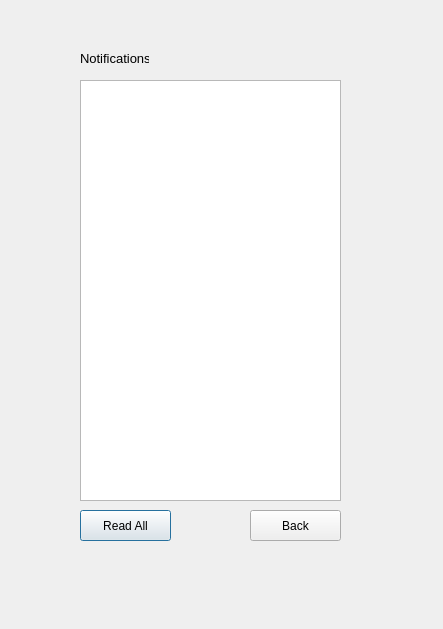
<?xml version="1.0" encoding="UTF-8"?>
<ui version="4.0">
 <class>Dialog_notif</class>
 <widget class="QDialog" name="Dialog_notif">
  <property name="geometry">
   <rect>
    <x>0</x>
    <y>0</y>
    <width>443</width>
    <height>629</height>
   </rect>
  </property>
  <property name="windowTitle">
   <string>Notification</string>
  </property>
  <widget class="QListWidget" name="listWidget_notifs">
   <property name="geometry">
    <rect>
     <x>80</x>
     <y>80</y>
     <width>261</width>
     <height>421</height>
    </rect>
   </property>
  </widget>
  <widget class="QLabel" name="label">
   <property name="geometry">
    <rect>
     <x>80</x>
     <y>50</y>
     <width>69</width>
     <height>16</height>
    </rect>
   </property>
   <property name="font">
    <font>
     <pointsize>10</pointsize>
    </font>
   </property>
   <property name="text">
    <string>Notifications</string>
   </property>
  </widget>
  <widget class="QPushButton" name="pushButton_readAll">
   <property name="geometry">
    <rect>
     <x>80</x>
     <y>510</y>
     <width>91</width>
     <height>31</height>
    </rect>
   </property>
   <property name="text">
    <string>Read All</string>
   </property>
  </widget>
  <widget class="QPushButton" name="pushButton_back">
   <property name="geometry">
    <rect>
     <x>250</x>
     <y>510</y>
     <width>91</width>
     <height>31</height>
    </rect>
   </property>
   <property name="text">
    <string>Back</string>
   </property>
  </widget>
 </widget>
 <resources/>
 <connections/>
</ui>
